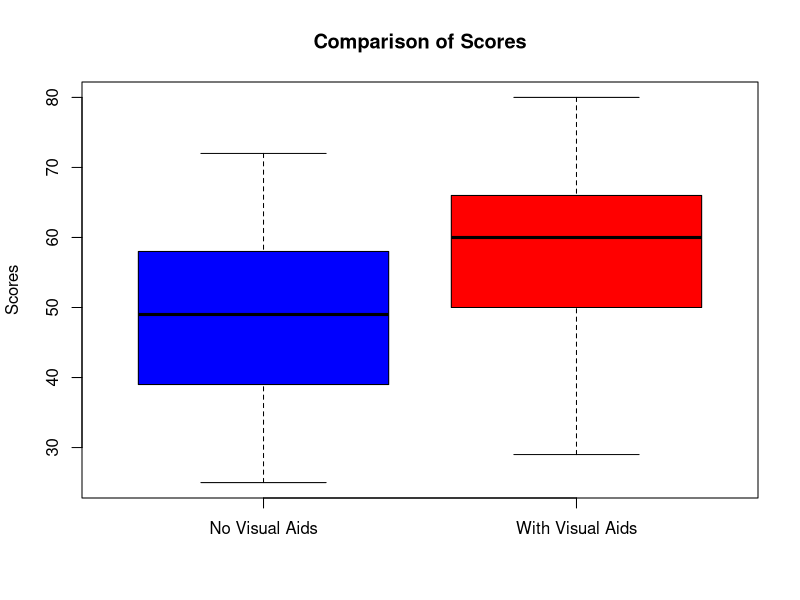

This figure's R source:
student_data <- data.frame(
  student_id = 1:17,
  no_visual_aids = c(50, 60, 58, 72, 36, 51, 49, 49, 25, 52, 41, 32, 58, 39, 25, 40, 61),
  with_visual_aids = c(58, 70, 60, 73, 40, 63, 54, 60, 29, 57, 66, 37, 50, 48, 80, 65, 70)
)

# Inspecting the structure of the data frame
str(student_data)

# Creating a boxplot comparing scores with and without visual aids
boxplot(
  student_data$no_visual_aids, student_data$with_visual_aids,
  names = c("No Visual Aids", "With Visual Aids"),
  main = "Comparison of Scores",
  ylab = "Scores",
  col = c("blue", "red")
)

#score differences between the two conditions
score_diff <- student_data$with_visual_aids - student_data$no_visual_aids
score_diff
st1<-shapiro.test(student_data$no_visual_aids)
st1
st2<-shapiro.test(student_data$with_visual_aids)
st2
# Combining scores from both groups into one vector
all_scores <- c(student_data$no_visual_aids, student_data$with_visual_aids)
all_scores

# Conducting a normality test on the combined scores
combined_normality <- shapiro.test(all_scores)
combined_normality
#Mean and Median of combined scores
mean_all_scores <- mean(all_scores)
mean_all_scores  # The mean of all scores
median_all_scores <- median(all_scores)
median_all_scores  # The median of all scores


# Installing and loading the e1071 package 
install.packages("e1071")
library(e1071)

# Calculating the skewness of the combined scores
skewness_all_scores <- skewness(all_scores)
skewness_all_scores  # Skewness of all scores

# Calculating the mean and standard deviation for both conditions
mean_no_visual_aids <- mean(student_data$no_visual_aids)
mean_no_visual_aids
mean_with_visual_aids <- mean(student_data$with_visual_aids)
mean_with_visual_aids
std_no_visual_aids <- sd(student_data$no_visual_aids)
std_no_visual_aids
std_with_visual_aids <- sd(student_data$with_visual_aids)
std_with_visual_aids

# Performing a paired t-test comparing the two conditions
paired_t_test <- t.test(student_data$no_visual_aids, student_data$with_visual_aids, paired = TRUE)
paired_t_test  # Output of the t-test
